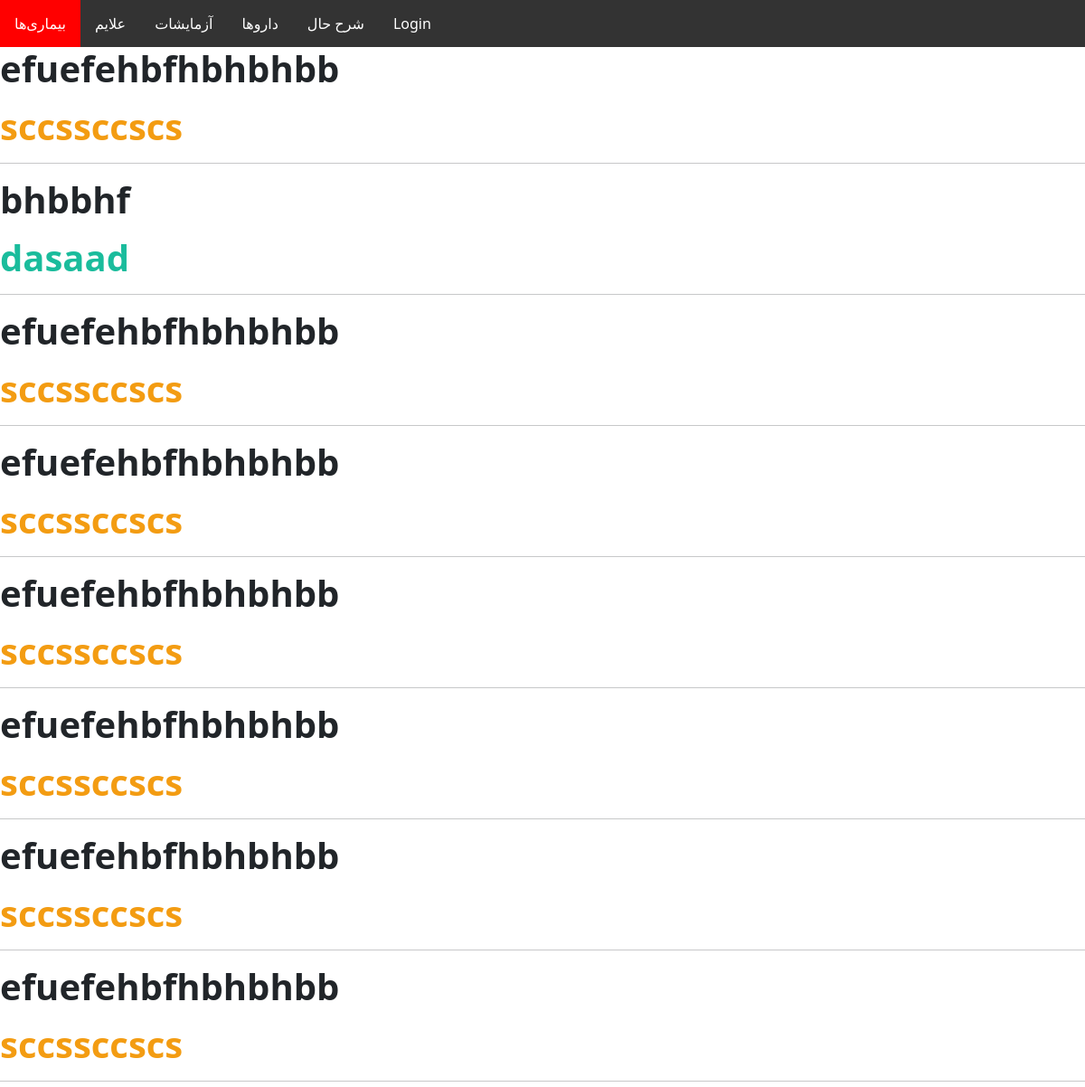
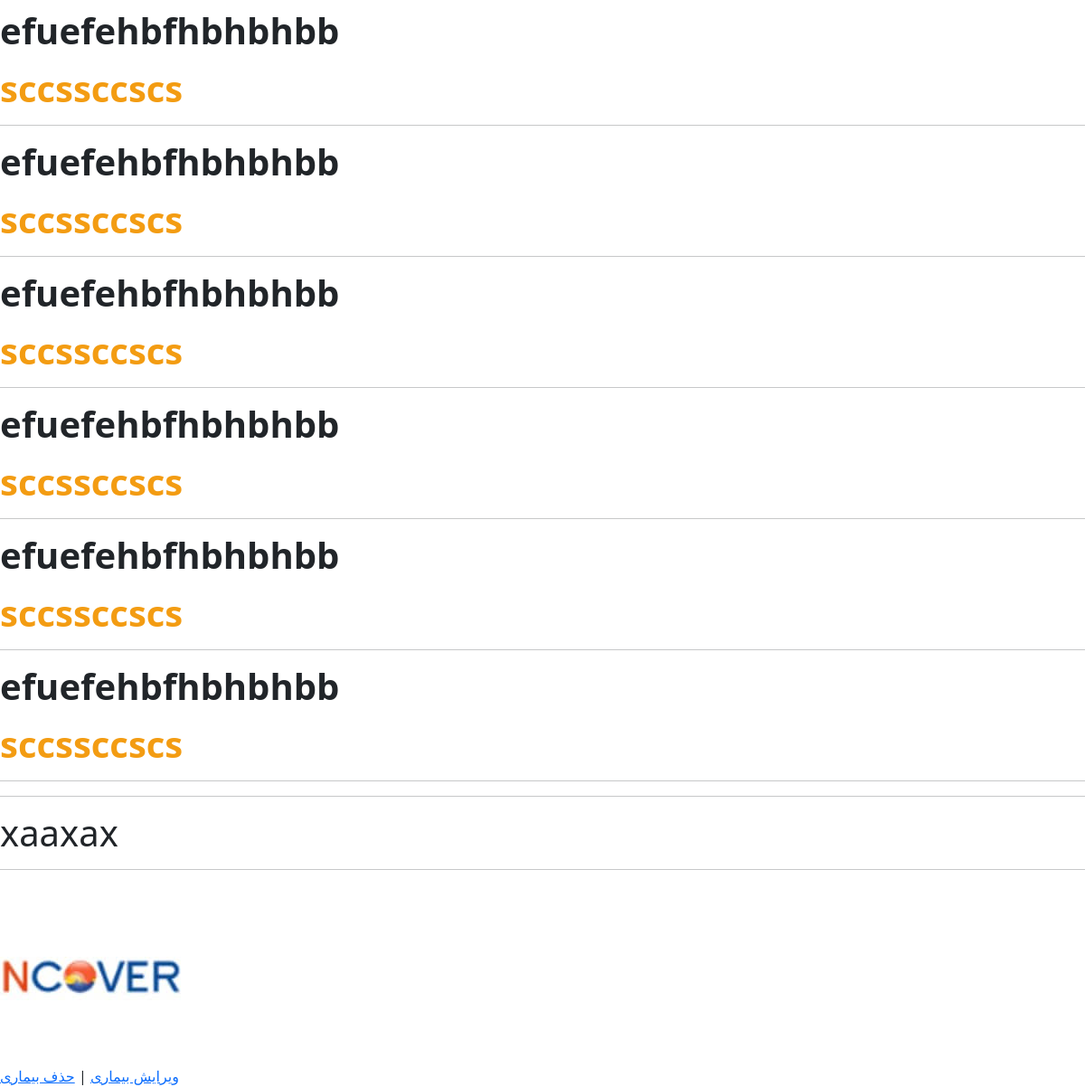
The page /sickness/15/ on the database its author committed (2 pictures, top to bottom).
### sickness/models.py (models this page shows, shortened)
class Sickness(models.Model):
    title = models.CharField(max_length=100)
    english_title = models.CharField(max_length=100)
    summary = RichTextField()
    definition = RichTextField(blank=True, null=True)
    classification = RichTextField(blank=True, null=True)
    pathophysiology = RichTextField(blank=True, null=True)
    differential_diagnoses = RichTextField(blank=True, null=True)
    clinical_features = RichTextField(blank=True, null=True)
    epidemiology = RichTextField(blank=True, null=True)
    etiology = RichTextField(blank=True, null=True)
    diagnosis = RichTextField(blank=True, null=True)
    management = RichTextField(blank=True, null=True)
    treatment = RichTextField(blank=True, null=True)
    risk_factors = RichTextField(blank=True, null=True)
    complications = RichTextField(blank=True, null=True)
    prognosis = RichTextField(blank=True, null=True)
    prevention = RichTextField(blank=True, null=True)
    other_names = RichTextField(blank=True, null=True)
    gallery = models.ImageField(blank=True, null=True, upload_to='SicknessGallery/')
    references = models.CharField(max_length=500, blank=True, null=True)
    created_at = models.DateTimeField(auto_now_add=True)
    updated_at = models.DateTimeField(auto_now=True)

### sickness/views.py (the view)
# urls.py: path('<int:pk>/', views.SicknessDetail.as_view(), name='sickness_detail'),
class SicknessDetail(generic.DetailView):
    model = Sickness
    template_name = 'sickness/sickness_detail.html'

### sickness/templates/sickness/sickness_detail.html (shortened to what this page needs)
{% extends '_base.html' %}
{% load static %}
{% block content %}
    <div class="conteiner">
        <h1>{{sickness.summary|safe}}</h1><hr>
        <h1>{{sickness.classification|safe}}</h1><hr>
        <h1>{{sickness.definition|safe}}</h1><hr>
        <h1>{{sickness.pathophysiology|safe}}</h1><hr>
        <h1>{{sickness.differential_diagnoses|safe}}</h1><hr>
        <h1>{{sickness.clinical_features|safe}}</h1><hr>
        <h1>{{sickness.epidemiology|safe}}</h1><hr>
        <h1>{{sickness.etiology|safe}}</h1><hr>
        <h1>{{sickness.diagnosis|safe}}</h1><hr>
        <h1>{{sickness.management|safe}}</h1><hr>
        <h1>{{sickness.treatment|safe}}</h1><hr>
        <h1>{{sickness.risk_factors|safe}}</h1><hr>
        <h1>{{sickness.complications|safe}}</h1><hr>
        <h1>{{sickness.prognosis|safe}}</h1><hr>
        <h1>{{sickness.other_names|safe}}</h1><hr>
        <h1>{{sickness.references|safe}}</h1><hr>
        {% if sickness.gallery %}
            <img src="{{sickness.gallery.url}}" class="w-full" alt="{{sickness.title}}">
        {% else %}
        <img src="{% static 'image/nocver.jpeg' %}" class="w-full" alt="{{experiments.title}}">
        {% endif %}
    </div>
    <a href="{% url 'sickness_update' sickness.id %}">ویرایش بیماری</a>
    <span>|</span>
    <a href="{% url 'sickness_delete' sickness.id %}">حذف بیماری</a>
{% endblock content%}

### templates/_base.html (shortened to what this page needs)
{% load static %}
<!DOCTYPE html>
<html>
<link rel="stylesheet" href="{% static 'css/s' %}">
<link href="https://cdn.jsdelivr.net/npm/bootstrap@5.3.0-alpha1/dist/css/bootstrap.min.css" rel="stylesheet">
<head>
</head>
<body>
<ul>
  <li><a class="active" href="{% url 'sickness_list' %}">بیماری‌ها</a></li>
  <li><a href="{% url 'symptoms_list' %}">علایم</a></li>
  <li><a href="{% url 'experiments_list' %}">آزمایشات</a></li>
  <li><a href="{% url 'medicines_list' %}">دارو‌ها</a></li>
    <li><a href="{% url 'explanation_list' %}">شرح حال</a></li>
    {% if user.is_authenticated %}
        <li>خوش‌آمدی {{ user.username }}</li>
        <li><a href="{% url 'logout' %}"> logout </a></li>
     {% else %}
        <li><a href="{% url 'login' %}">Login</a></li>
     {% endif %}
</ul>
{% block content %}
{% endblock %}
</body>
</html>

### templates/_base.html (style rules this page uses)
ul { list-style-type: none; margin: 0; padding: 0; overflow: hidden; background-color: #333; }
li { float: left; }
li a, .dropbtn { display: inline-block; color: white; text-align: center; padding: 14px 16px; text-decoration: none; }

### rows shown on the page
Sickness: summary "efuefehbfhbhbhbb sccssccscs", classification "bhbbhf dasaad", definition "efuefehbfhbhbhbb sccssccscs", pathophysiology "efuefehbfhbhbhbb sccssccscs", differential_diagnoses "efuefehbfhbhbhbb sccssccscs", clinical_features "efuefehbfhbhbhbb sccssccscs", epidemiology "efuefehbfhbhbhbb sccssccscs", etiology "efuefehbfhbhbhbb sccssccscs", diagnosis "efuefehbfhbhbhbb sccssccscs", management "efuefehbfhbhbhbb sccssccscs", treatment "efuefehbfhbhbhbb sccssccscs", risk_factors "efuefehbfhbhbhbb sccssccscs", complications "efuefehbfhbhbhbb sccssccscs", prognosis "efuefehbfhbhbhbb sccssccscs", references "xaaxax"
